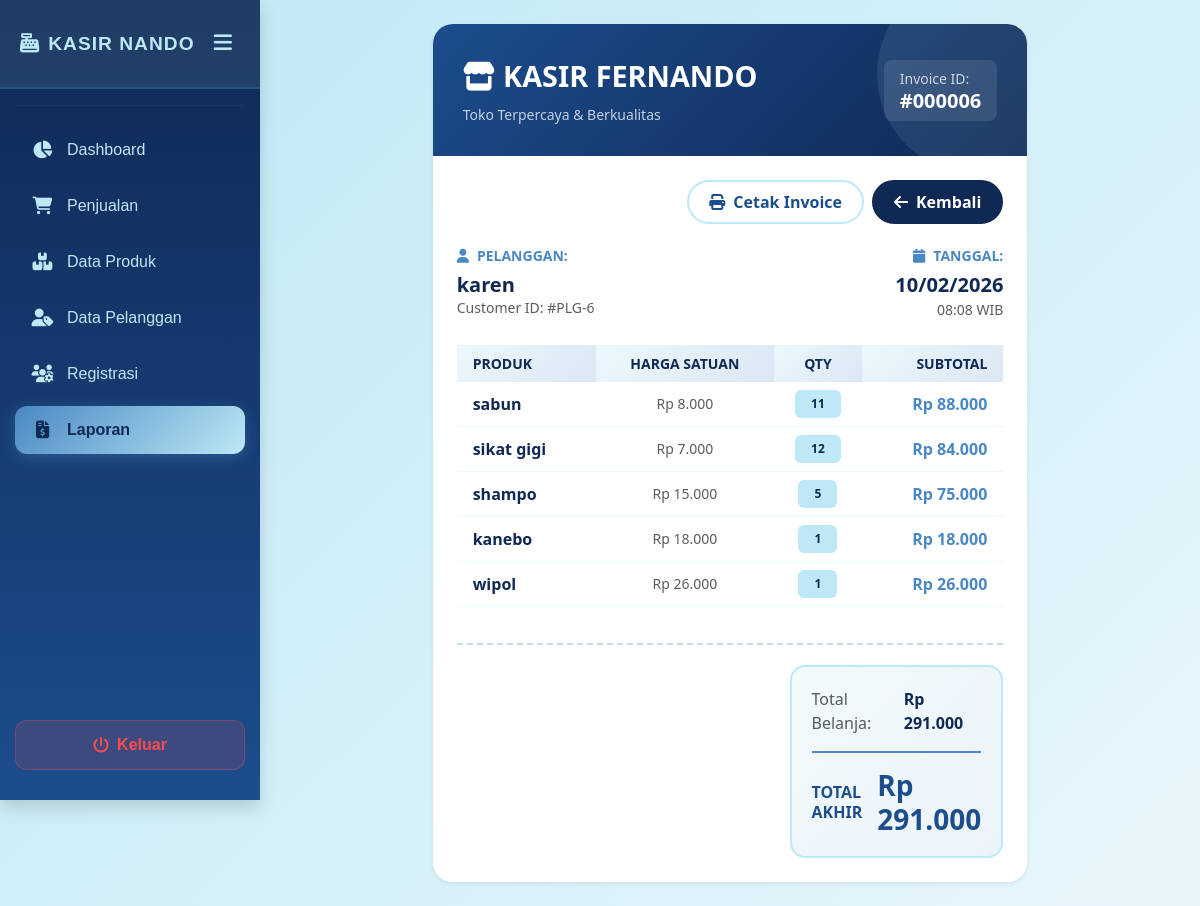
Page /petugas/laporan/detail.php?id=6 (signed in) on the committed database.
### tables this page shows
CREATE TABLE `penjualan` (
  `PenjualanID` int(11) NOT NULL,
  `TanggalPenjualan` datetime NOT NULL DEFAULT current_timestamp(),
  `TotalHarga` decimal(10,2) NOT NULL,
  `PelangganID` int(11) NOT NULL
);

CREATE TABLE `pelanggan` (
  `PelangganID` int(11) NOT NULL,
  `NamaPelanggan` varchar(255) NOT NULL,
  `Alamat` text NOT NULL,
  `NomorTelepon` varchar(15) NOT NULL
);

CREATE TABLE `detailpenjualan` (
  `DetailID` int(11) NOT NULL,
  `PenjualanID` int(11) NOT NULL,
  `ProdukID` int(11) NOT NULL,
  `JumlahProduk` int(11) NOT NULL,
  `Subtotal` decimal(10,2) NOT NULL
);

CREATE TABLE `produk` (
  `ProdukID` int(11) NOT NULL,
  `NamaProduk` varchar(255) NOT NULL,
  `Harga` decimal(10,2) NOT NULL,
  `Stok` int(11) NOT NULL
);

### petugas/laporan/detail.php (the view, shortened to what this page needs)
<?php
include '../../main/connect.php';
$id = $_GET['id'];
$query = mysqli_query($conn, "SELECT * FROM penjualan
           JOIN pelanggan ON penjualan.PelangganID = pelanggan.PelangganID
           WHERE PenjualanID = '$id'");
$data = mysqli_fetch_array($query);
?>
<!DOCTYPE html>
<html lang="id">
<head>
    <link href="https://cdn.jsdelivr.net/npm/bootstrap@5.3.0/dist/css/bootstrap.min.css" rel="stylesheet">
    <link rel="stylesheet" href="https://cdnjs.cloudflare.com/ajax/libs/font-awesome/6.0.0/css/all.min.css">
</head>
<body class="bg-light">
    <div class="d-flex">
        <div class="no-print">
            <?php include '../../template/sidebar.php'; ?>
        </div>
        <div class="container-fluid p-4">
            <div class="card shadow-sm card-invoice col-md-8 mx-auto">
                <div class="invoice-header position-relative">
                    <div class="row align-items-center position-relative" style="z-index: 1;">
                        <div class="col-md-7">
                            <div class="brand-invoice">
                                <i class="fas fa-store me-2"></i>KASIR FERNANDO
                            </div>
                            <small class="opacity-75">Toko Terpercaya & Berkualitas</small>
                        </div>
                        <div class="col-md-5 text-md-end mt-3 mt-md-0">
                            <div class="d-inline-block text-start bg-white bg-opacity-10 rounded-3 px-3 py-2">
                                <div class="small opacity-75">Invoice ID:</div>
                                <div class="h5 fw-bold m-0">#<?= str_pad($id, 6, '0', STR_PAD_LEFT); ?></div>
                            </div>
                        </div>
                    </div>
                </div>
                <div class="card-body p-4 bg-white">
                    <div class="d-flex justify-content-end gap-2 mb-4 no-print">
                        <button onclick="window.print()" class="btn btn-action-invoice btn-print-invoice">
                            <i class="fas fa-print me-2"></i>Cetak Invoice
                        </button>
                        <a href="index.php" class="btn btn-action-invoice btn-back-invoice">
                            <i class="fas fa-arrow-left me-2"></i>Kembali
                        </a>
                    </div>
                    <div class="row mb-4">
                        <div class="col-6">
                            <h6 class="small fw-bold text-uppercase mb-2" style="color: var(--color-medium-blue);">
                                <i class="fas fa-user me-2"></i>Pelanggan:
                            </h6>
                            <h5 class="fw-bold m-0" style="color: var(--color-navy);"><?= $data['NamaPelanggan']; ?></h5>
                            <p class="text-muted small mb-0">Customer ID: #PLG-<?= $data['PelangganID']; ?></p>
                        </div>
                        <div class="col-6 text-end">
                            <h6 class="small fw-bold text-uppercase mb-2" style="color: var(--color-medium-blue);">
                                <i class="fas fa-calendar me-2"></i>Tanggal:
                            </h6>
                            <h5 class="fw-bold m-0" style="color: var(--color-navy);"><?= date('d/m/Y', strtotime($data['TanggalPenjualan'])); ?></h5>
                            <small class="text-muted"><?= date('H:i', strtotime($data['TanggalPenjualan'])); ?> WIB</small>
                        </div>
                    </div>
                    <div class="table-responsive">
                        <table class="table table-borderless align-middle">
                            <thead>
                                <tr class="small">
                                    <th class="ps-3">PRODUK</th>
                                    <th class="text-center">HARGA SATUAN</th>
                                    <th class="text-center">QTY</th>
                                    <th class="text-end pe-3">SUBTOTAL</th>
                                </tr>
                            </thead>
                            <tbody>
                                <?php
                                $detail = mysqli_query($conn, "SELECT * FROM detailpenjualan
                                          JOIN produk ON detailpenjualan.ProdukID = produk.ProdukID
                                          WHERE PenjualanID = '$id'");
                                while($d = mysqli_fetch_array($detail)){
                                ?>
                                <tr>
                                    <td class="ps-3">
                                        <div class="fw-bold" style="color: var(--color-navy);"><?= $d['NamaProduk']; ?></div>
                                    </td>
                                    <td class="text-center text-muted small">Rp <?= number_format($d['Harga'], 0, ',', '.'); ?></td>
                                    <td class="text-center">
                                        <span class="badge px-3 py-2" style="background: var(--color-light-blue); color: var(--color-navy); font-weight: 600;">
                                            <?= $d['JumlahProduk']; ?>
                                        </span>
                                    </td>
                                    <td class="text-end pe-3 fw-bold" style="color: var(--color-medium-blue);">
                                        Rp <?= number_format($d['Subtotal'], 0, ',', '.'); ?>
                                    </td>
                                </tr>
                                <?php } ?>
                            </tbody>
                        </table>
                    </div>
                    <div class="line-dashed"></div>
                    <div class="row justify-content-end">
                        <div class="col-md-5">
                            <div class="total-section">
                                <div class="d-flex justify-content-between mb-2">
                                    <span class="text-muted">Total Belanja:</span>
                                    <span class="fw-bold" style="color: var(--color-navy);">
                                        Rp <?= number_format($data['TotalHarga'], 0, ',', '.'); ?>
                                    </span>
                                </div>
                                <div class="d-flex justify-content-between align-items-center mt-3 pt-3" style="border-top: 2px solid var(--color-medium-blue);">
                                    <span class="h6 fw-bold m-0" style="color: var(--color-dark-blue);">TOTAL AKHIR</span>
                                    <span class="h3 fw-bold m-0" style="color: var(--color-dark-blue);">
                                        Rp <?= number_format($data['TotalHarga'], 0, ',', '.'); ?>
                                    </span>
                                </div>
                            </div>
                        </div>
                    </div>
                </div>
            </div>
        </div>
    </div>
</body>
</html>

### petugas/laporan/detail.php (style rules this page uses)
:root { --color-light-blue: #BDE8F5; --color-medium-blue: #4988C4; --color-dark-blue: #1C4D8D; --color-navy: #0F2854; }
body { background: linear-gradient(135deg, var(--color-light-blue) 0%, #E8F6FB 100%); min-height: 100vh; }
.card-invoice { border-radius: 20px; border: none; overflow: hidden; box-shadow: 0 15px 40px rgba(28, 77, 141, 0.15); }
.invoice-header { background: linear-gradient(135deg, var(--color-dark-blue), var(--color-navy)); color: white; padding: 30px; position: relative; overflow: hidden; }
.invoice-header::before { content: ''; position: absolute; top: -50px; right: -50px; width: 200px; height: 200px; background: rgba(189, 232, 245, 0.1); border-radius: 50%; }
.brand-invoice { font-size: 1.8rem; font-weight: 700; margin-bottom: 5px; }
.line-dashed { border-top: 2px dashed rgba(73, 136, 196, 0.3); margin: 20px 0; }
.table thead th { background: linear-gradient(135deg, rgba(189, 232, 245, 0.3), rgba(73, 136, 196, 0.2)); color: var(--color-navy); font-weight: 600; border: none; }
.table tbody tr { border-bottom: 1px solid rgba(189, 232, 245, 0.3); }
.btn-action-invoice { border-radius: 50px; padding: 8px 20px; font-weight: 600; transition: all 0.3s ease; }
.btn-print-invoice { background: white; color: var(--color-dark-blue); border: 2px solid var(--color-light-blue); }
.btn-back-invoice { background: var(--color-navy); color: white; border: 2px solid var(--color-navy); }
.total-section { background: linear-gradient(135deg, rgba(189, 232, 245, 0.2), rgba(73, 136, 196, 0.1)); padding: 20px; border-radius: 15px; border: 2px solid var(--color-light-blue); }

### rows in the picture
penjualan: PelangganID.NamaPelanggan "karen", PelangganID.PelangganID "6", TanggalPenjualan "10/02/2026", TanggalPenjualan "08:08", TotalHarga "291.000"
detailpenjualan: ProdukID.NamaProduk "sabun", ProdukID.Harga "8.000", JumlahProduk "11", Subtotal "88.000"
detailpenjualan: ProdukID.NamaProduk "sikat gigi", ProdukID.Harga "7.000", JumlahProduk "12", Subtotal "84.000"
detailpenjualan: ProdukID.NamaProduk "shampo", ProdukID.Harga "15.000", JumlahProduk "5", Subtotal "75.000"
detailpenjualan: ProdukID.NamaProduk "kanebo", ProdukID.Harga "18.000", JumlahProduk "1", Subtotal "18.000"
detailpenjualan: ProdukID.NamaProduk "wipol", ProdukID.Harga "26.000", JumlahProduk "1", Subtotal "26.000"

### other values in the picture
str_pad($id, 6, '0', STR_PAD_LEFT) "000006"
